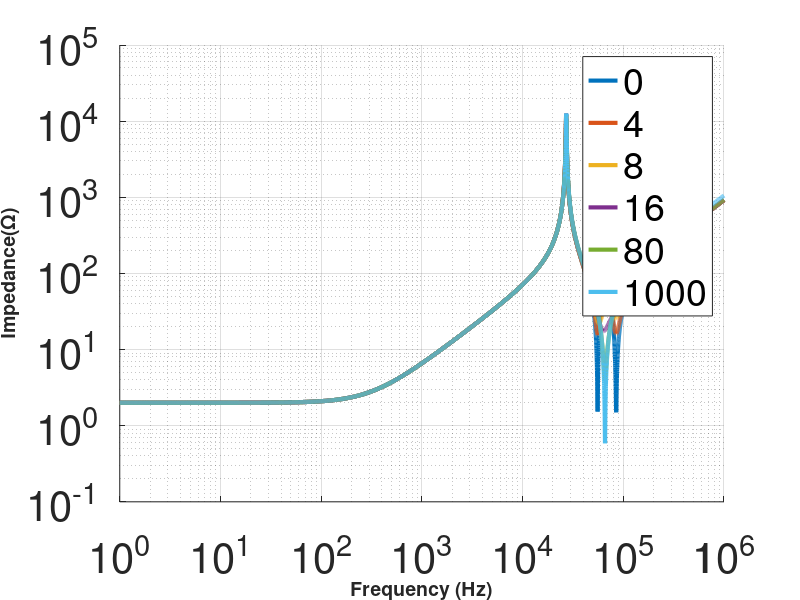

Here is the MATLAB script that generated this plot:
%% Analytical model with motor 

%
%   
%    |--------------|---rp----Cp----Lp'(Lp-M)---|---Ls'(Ls-M)--Cs-|
%    |              |                           |                 |      
%    |          --Lmotor--                      |                 |
% --|V_in|--        |                         --Lm--            --RLoad--
%    |              |                           |                 | 
%    |          --Rmotor--                      |                 |
%    |--------------|---------------------------|-------rs--------|
%
%
%  Create T-model of coupled inductor at steady state
%  Sinosoidal response 
% at above circuit is represented and parameter name
% is given. I give a name Lp' as Lp_p and Ls' as Ls_p. 

% Frequency Space 
f=logspace(0,6,10000);
w=2*pi*f;
% Parameters
rp=0.3; % ohm
rs= 0.3; % ohm 
Lp=205e-6;
Ls=51e-6;
M=41e-6;
RL=8.44;
Cs=115e-9;
Cp=28.5e-9;
Lp_p=Lp-M;
Ls_p=Ls-M;
Rmotor=2;
Lmotor=1e-3;
Vin=1;

RLk=[0 4 8 16  80 1000]
figure();
for i =1:length(RLk)
RL=RLk(i);
% Impedance 
Z1= 1i.*w*Ls_p +(RL+rs)- 1i./(w*Cs); %% secondary side
Z2=1i.*w*M; % mutual inductance 
Z3= 1i.*w*Lp_p+rp-1i./(w*Cp); % primary side 
Z12= ((Z1.*Z2)./(Z1+Z2)); %% reflected secondary impedance to primary
Z123=Z12+Z3; %% total impedance 
Z4= 1i.*w*Lmotor +(Rmotor); % motor impedance
Z1234=((Z123.*Z4)./(Z123+Z4)); %

Ip=Vin./Z123;
Vout=Vin.*(Z12./Z123).*(RL./Z1);
% x = 1  Ip else 
% choose="Ip";
% choose="Vout";
choose ="Z";
if choose=="Ip"
    X_mag= abs(Ip);
    X_angle=angle(Ip)*180/pi;
elseif choose=="Vout"
    X_mag= abs(Vout);
    X_angle=angle(Vout)*180/pi;
elseif  choose=="Z"
    X_mag= abs(Z1234);
    X_angle=angle(Z1234)*180/pi;
else
    X_mag= abs(Z1234);
    X_angle=angle(Z1234)*180/pi;
end


hold on;
plot(f,X_mag,'Linewidth',3);
set(gca, 'XScale', 'log','YScale','log')
xlabel('Frequency (Hz)','FontSize',14,'FontWeight','Bold')
ylabel('Impedance(\Omega)','Interpreter','Tex','FontSize',14,'FontWeight','Bold')
grid on;
set(gca,'FontSize',30);


end
B=arrayfun(@num2str,RLk,'un',0)

legend(B)
